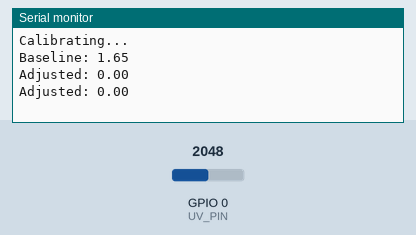
A sketch run on a simulated ESP32-C3. On the bench: the last lines printed to the serial monitor. The inputs (shaded band) are chosen by the test bench; at power-on: GPIO 0 (UV_PIN) = 2048.

Above: at 2.2 s.
2.3 s: GPIO 0 (UV_PIN) set to 2866
At 3.6 s:
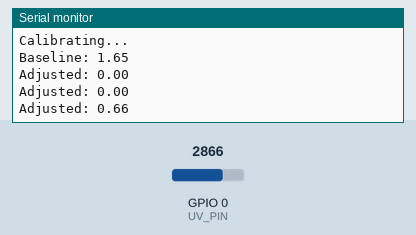
3.8 s: GPIO 0 (UV_PIN) set to 3603
At 4.8 s:
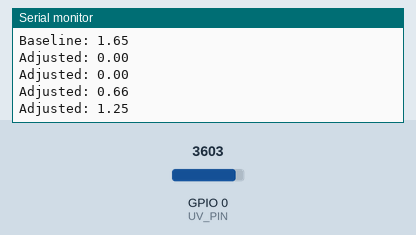
Timing chart, 0 to 6.8 s (numbered marks = the images above; inputs shaded):
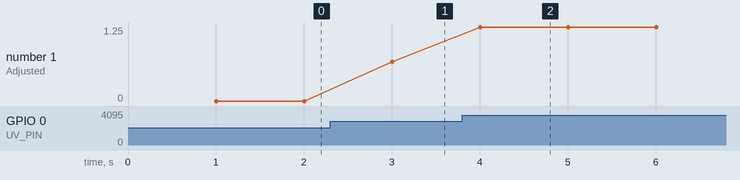

The sketch:

Uv_callibration.ino
```cpp
/**
 * @file Uv_callibration.ino
 * @brief UV Sensor Calibration and Reading Program for ESP32-C3 SuperMini
 *
 * This Arduino sketch is designed to calibrate and read UV sensor data using an ESP32-C3 SuperMini board.
 * It performs an initial calibration to establish a baseline voltage reading from the UV sensor connected to analog pin 0.
 * In the main loop, it reads the raw analog value, converts it to voltage, subtracts the baseline, and ensures non-negative values.
 * The adjusted voltage is then printed to the serial monitor for monitoring UV intensity.
 *
 * Hardware Configuration:
 * - Board: ESP32-C3 SuperMini
 * - UV Sensor: Connected to analog pin 0 (UV_PIN defined as 0) GYML8511
 * - ADC Attenuation: Set to ADC_11db for a full-scale voltage range of approximately 0-3.3V
 * - Serial Communication: Baud rate 115200 for debugging output
 *
 * Calibration Process:
 * - Takes 50 analog readings with 20ms delays between each.
 * - Computes the average raw value and converts it to voltage using the formula: voltage = raw * (3.3 / 4095.0)
 * - Stores this as the baseline for subtraction in readings.
 *
 * Loop Operation:
 * - Reads analog value from UV_PIN.
 * - Converts to voltage.
 * - Subtracts baseline and clamps to zero if negative.
 * - Prints the adjusted voltage to Serial every second.
 *
 * @author [@jpg.py]
 * @date [2026-27-04]
 *
 * Dependencies:
 * - Arduino.h (for ESP32 Arduino framework)
 *
 * Notes:
 * - Ensure the UV sensor is properly connected and powered.
 * - Calibration assumes stable environmental conditions.
 * - Adjust delay values if needed for different sampling rates.
 * connect UV sensor to 3.3v and GND, and the output to pin 0 (UV_PIN) for accurate readings. dont connect to 5v as it may damage the sensor or the board.
 */
#include <Arduino.h>

#define UV_PIN 0

float baseline = 0;

void setup() {
  Serial.begin(115200);
  analogSetAttenuation(ADC_11db);

  Serial.println("Calibrating...");

  float total = 0;
  for (int i = 0; i < 50; i++) {
    total += analogRead(UV_PIN);
    delay(20);
  }

  baseline = (total / 50) * (3.3 / 4095.0);

  Serial.print("Baseline: ");
  Serial.println(baseline);
}

void loop() {
  int raw = analogRead(UV_PIN);
  float voltage = raw * (3.3 / 4095.0);

  float adjusted = voltage - baseline;
  if (adjusted < 0) adjusted = 0;

  Serial.print("Adjusted: ");
  Serial.println(adjusted);

  delay(1000);
}
```

Measured:
- after the input at 2.3 s, the serial monitor: prints a new line after 0.71 s (image 1)
- after the input at 3.8 s, the serial monitor: prints a new line after 0.21 s (image 2)
- plotted number 1: 0 → 0.66 after the input at 2.3 s, 0.66 → 1.25 after the input at 3.8 s
